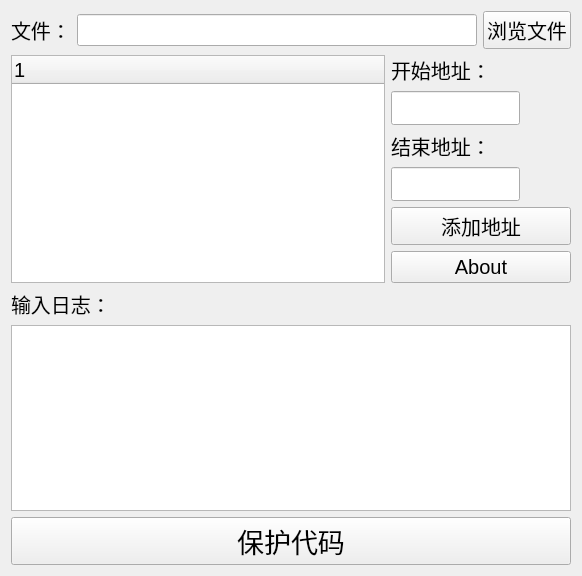
<?xml version="1.0" encoding="UTF-8"?>
<ui version="4.0">
 <class>WProtectDialog</class>
 <widget class="QWidget" name="WProtectDialog">
  <property name="geometry">
   <rect>
    <x>0</x>
    <y>0</y>
    <width>582</width>
    <height>576</height>
   </rect>
  </property>
  <property name="sizePolicy">
   <sizepolicy hsizetype="Expanding" vsizetype="Expanding">
    <horstretch>0</horstretch>
    <verstretch>0</verstretch>
   </sizepolicy>
  </property>
  <property name="windowTitle">
   <string>WProtect</string>
  </property>
  <layout class="QGridLayout" name="gridLayout_3">
   <item row="0" column="0">
    <layout class="QGridLayout" name="gridLayout_2">
     <item row="0" column="0" colspan="2">
      <layout class="QHBoxLayout" name="horizontalLayout">
       <item>
        <widget class="QLabel" name="label_2">
         <property name="font">
          <font>
           <pointsize>15</pointsize>
          </font>
         </property>
         <property name="text">
          <string>文件：</string>
         </property>
        </widget>
       </item>
       <item>
        <widget class="QLineEdit" name="lineEdit_filePath">
         <property name="font">
          <font>
           <pointsize>15</pointsize>
          </font>
         </property>
        </widget>
       </item>
       <item>
        <widget class="QPushButton" name="pushButton_openFile">
         <property name="font">
          <font>
           <pointsize>15</pointsize>
          </font>
         </property>
         <property name="text">
          <string>浏览文件</string>
         </property>
        </widget>
       </item>
      </layout>
     </item>
     <item row="1" column="0">
      <widget class="QTreeWidget" name="treeWidget_protectAddress">
       <property name="font">
        <font>
         <pointsize>15</pointsize>
        </font>
       </property>
       <column>
        <property name="text">
         <string notr="true">1</string>
        </property>
       </column>
      </widget>
     </item>
     <item row="1" column="1">
      <layout class="QVBoxLayout" name="verticalLayout_2">
       <item>
        <widget class="QLabel" name="label_3">
         <property name="minimumSize">
          <size>
           <width>180</width>
           <height>0</height>
          </size>
         </property>
         <property name="font">
          <font>
           <pointsize>15</pointsize>
          </font>
         </property>
         <property name="text">
          <string>开始地址：</string>
         </property>
        </widget>
       </item>
       <item>
        <widget class="QLineEdit" name="lineEdit_beginAddress">
         <property name="sizePolicy">
          <sizepolicy hsizetype="Minimum" vsizetype="Minimum">
           <horstretch>0</horstretch>
           <verstretch>0</verstretch>
          </sizepolicy>
         </property>
         <property name="minimumSize">
          <size>
           <width>128</width>
           <height>34</height>
          </size>
         </property>
         <property name="maximumSize">
          <size>
           <width>129</width>
           <height>34</height>
          </size>
         </property>
         <property name="font">
          <font>
           <pointsize>15</pointsize>
          </font>
         </property>
        </widget>
       </item>
       <item>
        <widget class="QLabel" name="label_4">
         <property name="font">
          <font>
           <pointsize>15</pointsize>
          </font>
         </property>
         <property name="text">
          <string>结束地址：</string>
         </property>
        </widget>
       </item>
       <item>
        <widget class="QLineEdit" name="lineEdit_endAddress">
         <property name="sizePolicy">
          <sizepolicy hsizetype="Minimum" vsizetype="Fixed">
           <horstretch>0</horstretch>
           <verstretch>0</verstretch>
          </sizepolicy>
         </property>
         <property name="minimumSize">
          <size>
           <width>129</width>
           <height>34</height>
          </size>
         </property>
         <property name="maximumSize">
          <size>
           <width>129</width>
           <height>34</height>
          </size>
         </property>
         <property name="baseSize">
          <size>
           <width>0</width>
           <height>0</height>
          </size>
         </property>
         <property name="font">
          <font>
           <pointsize>15</pointsize>
          </font>
         </property>
        </widget>
       </item>
       <item>
        <widget class="QPushButton" name="pushButton_addProtectAddress">
         <property name="sizePolicy">
          <sizepolicy hsizetype="Minimum" vsizetype="Fixed">
           <horstretch>0</horstretch>
           <verstretch>0</verstretch>
          </sizepolicy>
         </property>
         <property name="font">
          <font>
           <pointsize>15</pointsize>
          </font>
         </property>
         <property name="text">
          <string>添加地址</string>
         </property>
        </widget>
       </item>
       <item>
        <widget class="QPushButton" name="pushButton_about">
         <property name="sizePolicy">
          <sizepolicy hsizetype="Minimum" vsizetype="Fixed">
           <horstretch>0</horstretch>
           <verstretch>0</verstretch>
          </sizepolicy>
         </property>
         <property name="font">
          <font>
           <pointsize>15</pointsize>
          </font>
         </property>
         <property name="text">
          <string>About</string>
         </property>
        </widget>
       </item>
       <item>
        <spacer name="verticalSpacer">
         <property name="orientation">
          <enum>Qt::Vertical</enum>
         </property>
         <property name="sizeHint" stdset="0">
          <size>
           <width>20</width>
           <height>0</height>
          </size>
         </property>
        </spacer>
       </item>
      </layout>
     </item>
     <item row="2" column="0" colspan="2">
      <layout class="QVBoxLayout" name="verticalLayout">
       <item>
        <widget class="QLabel" name="label">
         <property name="font">
          <font>
           <pointsize>15</pointsize>
          </font>
         </property>
         <property name="text">
          <string>输入日志：</string>
         </property>
        </widget>
       </item>
       <item>
        <widget class="QListWidget" name="listWidget_logOut">
         <property name="font">
          <font>
           <family>Monaco for Powerline</family>
           <pointsize>15</pointsize>
          </font>
         </property>
        </widget>
       </item>
      </layout>
     </item>
     <item row="3" column="0" colspan="2">
      <widget class="QPushButton" name="pushButton_protect">
       <property name="sizePolicy">
        <sizepolicy hsizetype="Expanding" vsizetype="Fixed">
         <horstretch>0</horstretch>
         <verstretch>0</verstretch>
        </sizepolicy>
       </property>
       <property name="font">
        <font>
         <pointsize>20</pointsize>
        </font>
       </property>
       <property name="text">
        <string>保护代码</string>
       </property>
      </widget>
     </item>
    </layout>
   </item>
  </layout>
  <zorder>treeWidget_protectAddress</zorder>
  <zorder>horizontalLayoutWidget</zorder>
  <zorder>verticalLayoutWidget</zorder>
  <zorder>pushButton_protect</zorder>
  <zorder>layoutWidget</zorder>
  <zorder>pushButton_openFile</zorder>
 </widget>
 <resources/>
 <connections/>
</ui>
